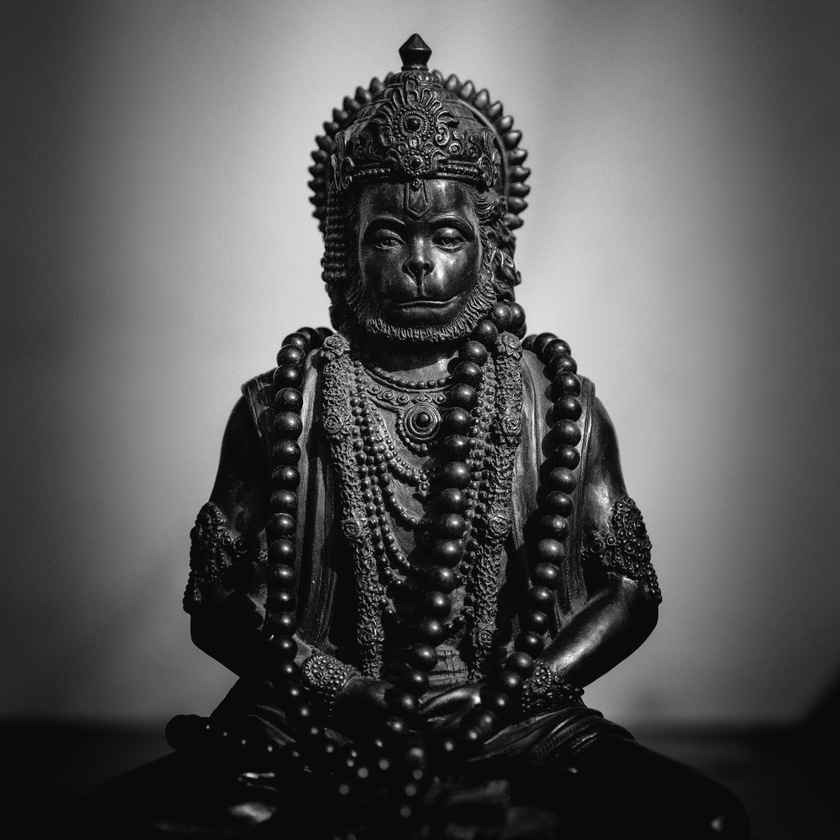
#> input picture 06_Mean_Filter/image.jpg, 840 x 840 px, shrunk from 3684 x 3684 before the run, found by its file name
$ python program.py
#> lines starting #> are read from the running program, lines starting #| are printed output that depends on the picture
import cv2

img = cv2.imread("06_Mean_Filter/image.jpg")
#> img is the input picture: shape (840, 840, 3); min 0, max 255, mean 83.5

mean_filtered = cv2.blur(img, (25, 25))
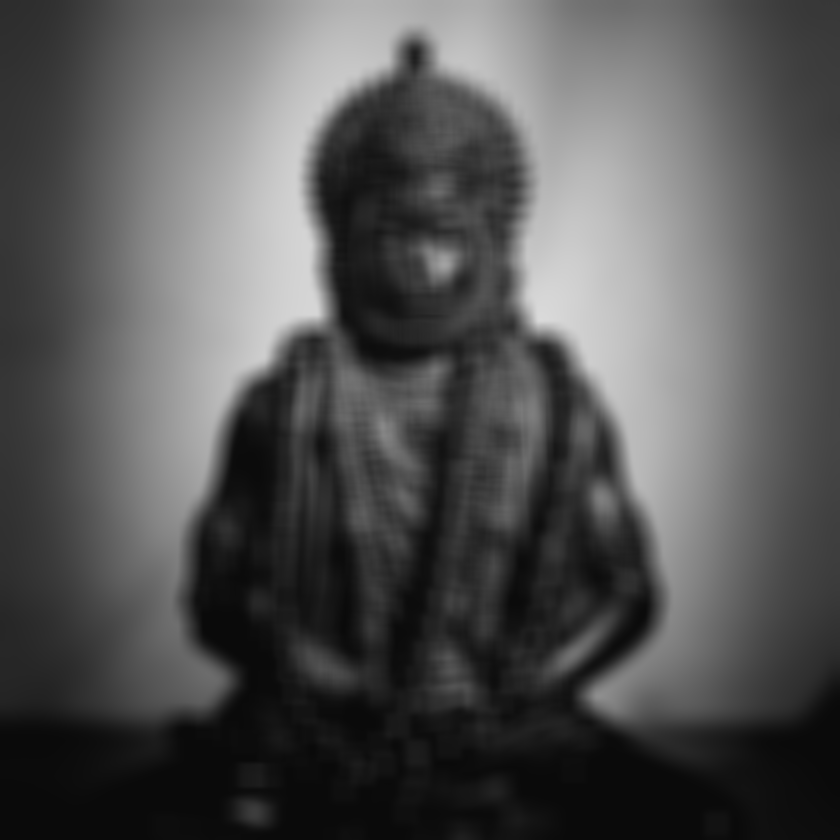
#> mean_filtered: shape (840, 840, 3); min 10, max 218, mean 83.5

cv2.imwrite("output_mean_filter.jpg", mean_filtered)

cv2.imshow("Original", img)

cv2.imshow("Mean Filtered", mean_filtered)

cv2.waitKey(0)

cv2.destroyAllWindows()
